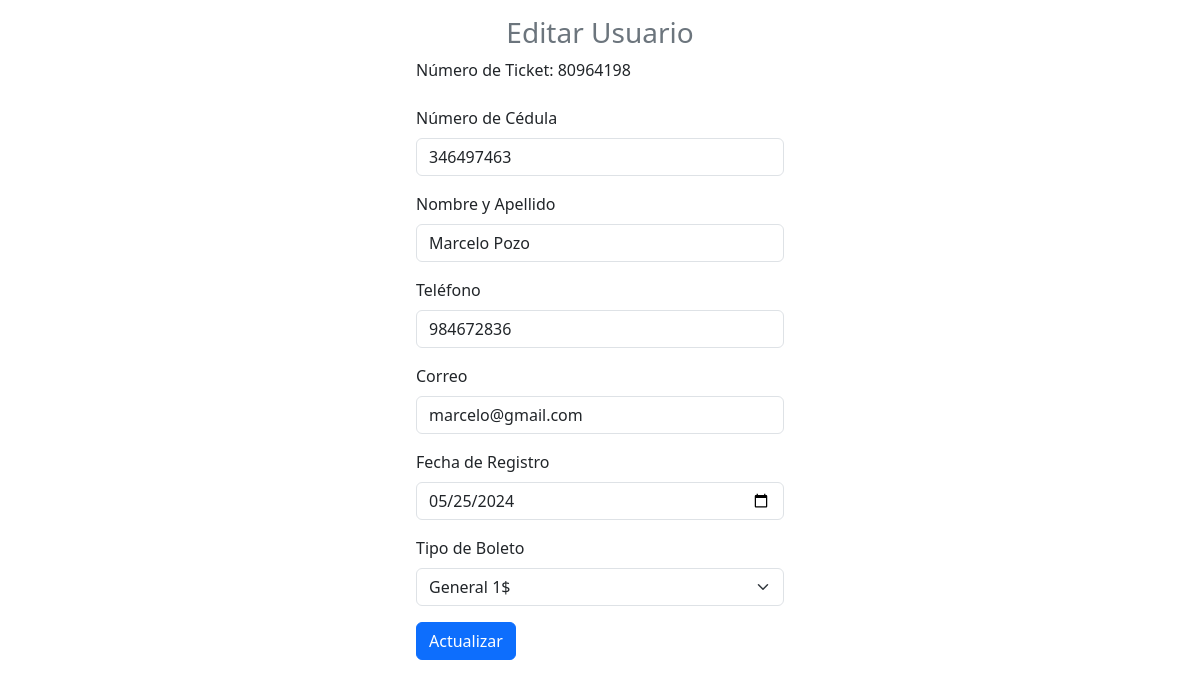
Page /editar.php?num_boleto=80964198 on the committed database.
### tables this page shows
CREATE TABLE `eventos` (
  `cedula` int(10) NOT NULL,
  `nombres` varchar(100) NOT NULL,
  `telefono` int(10) NOT NULL,
  `correo` varchar(50) NOT NULL,
  `fecha` date NOT NULL,
  `num_boleto` int(100) NOT NULL,
  `precio` float DEFAULT NULL
);

### editar.php (the view, shortened to what this page needs)
<?php
include "modelo/conexion.php";
if (isset($_GET["num_boleto"])) {
    $id = $_GET["num_boleto"];
    $sql = $conexion->query("SELECT * FROM eventos WHERE num_boleto = '$id'");
    if ($sql->num_rows == 0) {
        echo "<div class='alert alert-danger'>No se encontró el ticket especificado.</div>";
        exit();
    } else {
        $datos = $sql->fetch_object();
    }
} else {
    echo "<div class='alert alert-danger'>No se especificó un número de ticket.</div>";
    exit();
}
?>
<!DOCTYPE html>
<html lang="es">
<head>
    <link href="https://cdn.jsdelivr.net/npm/bootstrap@5.3.3/dist/css/bootstrap.min.css" rel="stylesheet"
>
</head>
<body>
    <form class="col-4 p-3 m-auto" method="POST">
        <h3 class="text-center text-secondary">Editar Usuario</h3>
        <div class="mb-3">
            <label for="num_boleto" class="form-label">Número de Ticket: </label>
            <span><?= $datos->num_boleto ?></span>
        </div>
        <div class="mb-3">
            <label for="cedula_editable" class="form-label">Número de Cédula</label>
            <input type="text" class="form-control" name="cedula_editable" value="<?= $datos->cedula ?>" maxlength="10">
        </div>
        <div class="mb-3">
            <label for="nombres" class="form-label">Nombre y Apellido</label>
            <input type="text" class="form-control" name="nombres" id="nombres" value="<?= $datos->nombres ?>">
        </div>
        <div class="mb-3">
            <label for="telefono" class="form-label">Teléfono</label>
            <input type="text" class="form-control" name="telefono" id="telefono" value="<?= $datos->telefono ?>"
                maxlength="10">
        </div>
        <div class="mb-3">
            <label for="correo" class="form-label">Correo</label>
            <input type="email" class="form-control" name="correo" id="correo" value="<?= $datos->correo ?>">
        </div>
        <div class="mb-3">
            <label for="fecha" class="form-label">Fecha de Registro</label>
            <input type="date" class="form-control" name="fecha" id="fecha" value="<?= $datos->fecha ?>">
        </div>
        <div class="mb-3">
            <label for="precio" class="form-label">Tipo de Boleto</label>
            <select class="form-select" name="precio" id="precio">
                <option value="General" <?= $datos->precio == 'General' ? 'selected' : '' ?>>General 1$</option>
            </select>
        </div>
        <button type="submit" class="btn btn-primary" name="btnactualizar" value="Actualizar">Actualizar</button>
    </form>
</body>
</html>

### rows in the picture
eventos: num_boleto "80964198", cedula_editable "346497463", nombres "Marcelo Pozo", telefono "984672836", correo "marcelo@gmail.com", fecha "05/25/2024"
